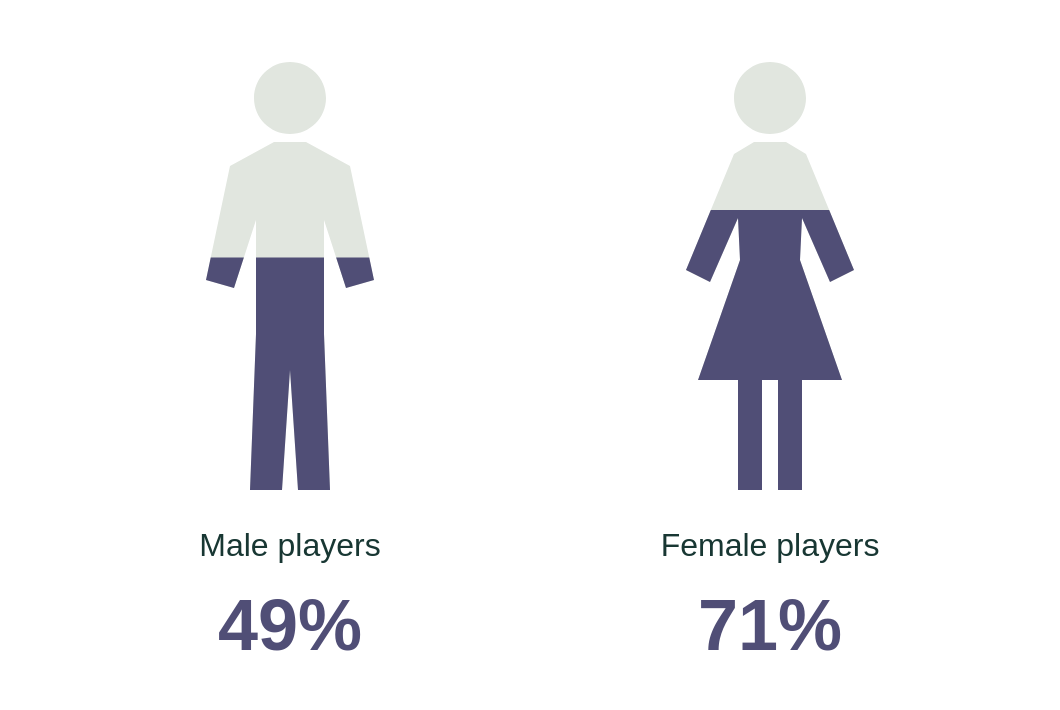

Vega-Lite specification for this chart:
### Vega specification from a JSON file in a GitHub repository (floating-point values rounded to 4 significant figures)
{"$schema": "https://vega.github.io/schema/vega/v5.json", "description": "Percentage of male and female US video-game players aged 8+ who regularly played puzzle games.", "width": 500, "height": 325, "padding": 15, "background": null, "signals": [{"name": "maleSilhouette", "value": "M78,24 A18,18 0 1,0 42,24 A18,18 0 1,0 78,24 Z M52,46 L68,46 L90,58 L102,115 L88,119 L77,85 L77,142 L80,220 L64,220 L60,160 L56,220 L40,220 L43,142 L43,85 L32,119 L18,115 L30,58 Z"}, {"name": "femaleSilhouette", "value": "M78,24 A18,18 0 1,0 42,24 A18,18 0 1,0 78,24 Z M52,46 L68,46 L78,52 L102,110 L90,116 L76,84 L75,105 L96,165 L76,165 L76,220 L64,220 L64,165 L56,165 L56,220 L44,220 L44,165 L24,165 L45,105 L44,84 L30,116 L18,110 L42,52 Z"}], "data": [{"name": "players", "values": [{"group": "Male players", "percent": 49, "x": 70, "filledPath": "M99.629311,103.739228 L102,115 L88,119 L83.062691,103.739228 L77,103.739228 L77,142 L80,220 L64,220 L60,160 L56,220 L40,220 L43,142 L43,103.739228 L36.937309,103.739228 L32,119 L18,115 L20.370689,103.739228 Z"}, {"group": "Female players", "percent": 71, "x": 310, "filledPath": "M89.591271,80.012238 L102,110 L90,116 L76,84 L75,105 L96,165 L76,165 L76,220 L64,220 L64,165 L56,165 L56,220 L44,220 L44,165 L24,165 L45,105 L44,84 L30,116 L18,110 L30.408729,80.012238 Z"}]}], "marks": [{"name": "backgroundFigures", "type": "path", "from": {"data": "players"}, "encode": {"update": {"x": {"field": "x"}, "y": {"value": 10}, "path": {"signal": "datum.group === 'Female players' ? femaleSilhouette : maleSilhouette"}, "fill": {"value": "#E1E6DF"}, "tooltip": {"signal": "{'Group': datum.group, 'Regularly played puzzle games': datum.percent + '%', 'Population': 'US video-game players aged 8+', 'Source': 'ESA / YouGov, 2026 Essential Facts, p. 14'}"}, "description": {"signal": "datum.group + ': ' + datum.percent + '% regularly played puzzle games.'"}}}}, {"name": "filledFigures", "type": "path", "from": {"data": "players"}, "encode": {"update": {"x": {"field": "x"}, "y": {"value": 10}, "path": {"field": "filledPath"}, "fill": {"value": "#504E76"}, "tooltip": {"signal": "{'Group': datum.group, 'Regularly played puzzle games': datum.percent + '%', 'Population': 'US video-game players aged 8+', 'Source': 'ESA / YouGov, 2026 Essential Facts, p. 14'}"}}}}, {"type": "text", "interactive": false, "from": {"data": "players"}, "encode": {"update": {"x": {"signal": "datum.x + 60"}, "y": {"value": 258}, "text": {"field": "group"}, "align": {"value": "center"}, "baseline": {"value": "middle"}, "font": {"value": "Arial"}, "fontSize": {"value": 16}, "fill": {"value": "#183733"}}}}, {"type": "text", "interactive": false, "from": {"data": "players"}, "encode": {"update": {"x": {"signal": "datum.x + 60"}, "y": {"value": 299}, "text": {"signal": "datum.percent + '%'"}, "align": {"value": "center"}, "baseline": {"value": "middle"}, "font": {"value": "Arial"}, "fontSize": {"value": 36}, "fontWeight": {"value": 600}, "fill": {"value": "#504E76"}}}}]}
